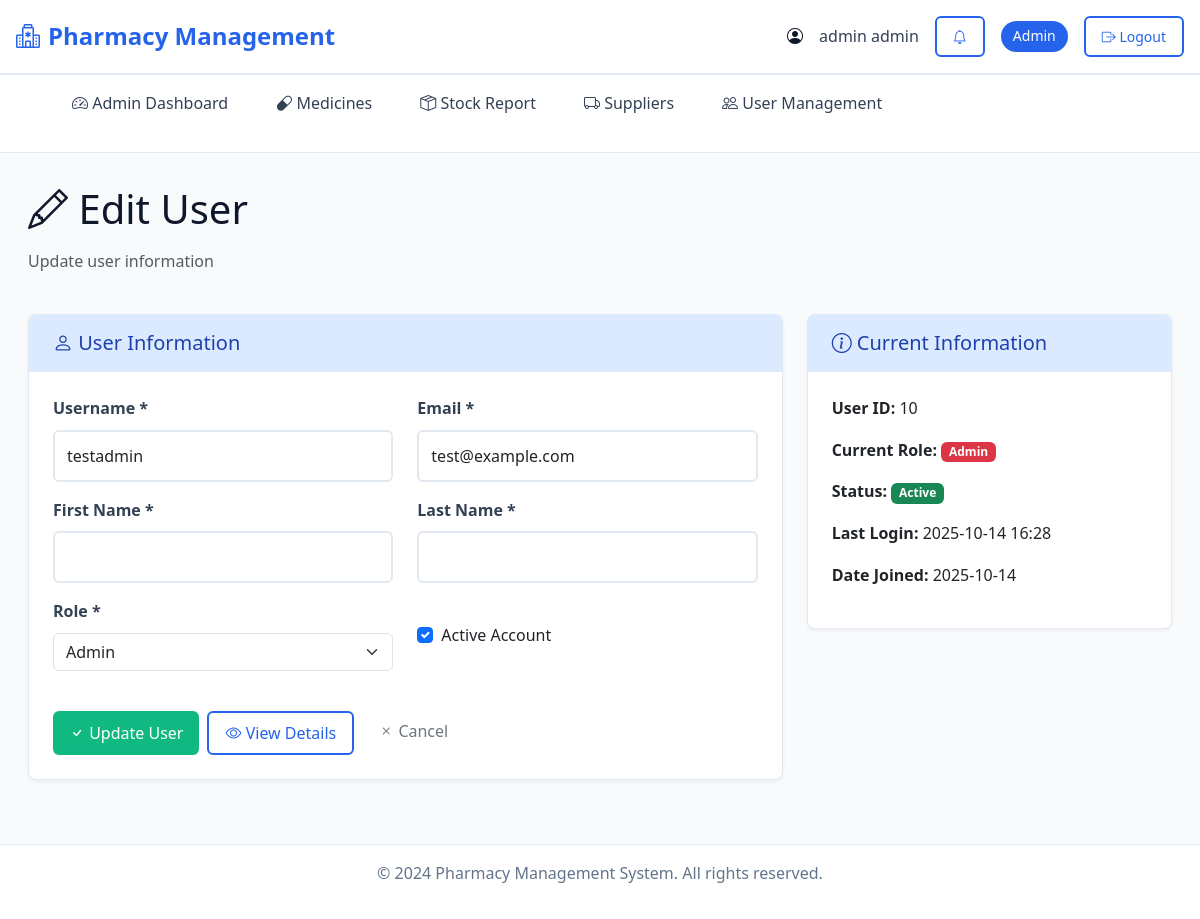
Screenshot of /user-management/users/edit/10/ (signed in) with the database file from the repository.
### pharmacy/models.py (models this page shows, shortened)
class User(AbstractUser):
    ROLE_CHOICES = [
        ('pharmacist', 'Pharmacist'),
        ('admin', 'Admin'),
        ('staff', 'Staff'),
    ]
    role = models.CharField(max_length=50, choices=ROLE_CHOICES)
    reset_token = models.CharField(max_length=100, blank=True, null=True)

### pharmacy/user_management.py (the view)
# urls.py: path('users/edit/<int:user_id>/', user_management.user_edit, name='user_edit'),
@admin_required
def user_edit(request, user_id):
    user = get_object_or_404(User, id=user_id)
    if request.method == "POST":
        form = UserEditForm(request.POST, instance=user)
        if form.is_valid():
            form.save()
            messages.success(request, 'User updated successfully!')
            return redirect('user_detail', user_id=user.id)
    else:
        form = UserEditForm(instance=user)
    return render(request, 'admin/users/user_edit.html', {
        'form': form,
        'user_obj': user,
    })

### pharmacy/forms.py
class UserEditForm(forms.ModelForm):
    role = forms.ChoiceField(
        choices=[
            ('admin', 'Admin'),
            ('pharmacist', 'Pharmacist'),
            ('staff', 'Staff'),
        ],
        required=True
    )
    class Meta:
        model = User
        fields = ('username', 'email', 'first_name', 'last_name', 'role', 'is_active')
    def __init__(self, *args, **kwargs):
        super().__init__(*args, **kwargs)
        self.fields['username'].widget.attrs.update({'class': 'form-control'})
        self.fields['email'].widget.attrs.update({'class': 'form-control'})
        self.fields['first_name'].widget.attrs.update({'class': 'form-control'})
        self.fields['last_name'].widget.attrs.update({'class': 'form-control'})
        self.fields['role'].widget.attrs.update({'class': 'form-select'})
        self.fields['is_active'].widget.attrs.update({'class': 'form-check-input'})

### templates/admin/users/user_edit.html (shortened to what this page needs)
{% extends 'admin/base.html' %}
{% block content %}
<div class="container-fluid">
    <div class="row mb-4">
        <div class="col-12">
            <h1 class="mb-3">
                <i class="bi bi-pencil"></i> Edit User
            </h1>
            <p class="text-muted">Update user information</p>
        </div>
    </div>
    <div class="row">
        <div class="col-lg-8">
            <div class="card">
                <div class="card-header">
                    <h5 class="mb-0">
                        <i class="bi bi-person"></i> User Information
                    </h5>
                </div>
                <div class="card-body">
                    <form method="post">
                        <div class="row">
                            <div class="col-md-6 mb-3">
                                <label for="{{ form.username.id_for_label }}" class="form-label">Username *</label>
                                {{ form.username }}
                            </div>
                            <div class="col-md-6 mb-3">
                                <label for="{{ form.email.id_for_label }}" class="form-label">Email *</label>
                                {{ form.email }}
                            </div>
                        </div>
                        <div class="row">
                            <div class="col-md-6 mb-3">
                                <label for="{{ form.first_name.id_for_label }}" class="form-label">First Name *</label>
                                {{ form.first_name }}
                            </div>
                            <div class="col-md-6 mb-3">
                                <label for="{{ form.last_name.id_for_label }}" class="form-label">Last Name *</label>
                                {{ form.last_name }}
                            </div>
                        </div>
                        <div class="row">
                            <div class="col-md-6 mb-3">
                                <label for="{{ form.role.id_for_label }}" class="form-label">Role *</label>
                                {{ form.role }}
                            </div>
                            <div class="col-md-6 mb-3">
                                <div class="form-check mt-4">
                                    {{ form.is_active }}
                                    <label class="form-check-label" for="{{ form.is_active.id_for_label }}">
                                        Active Account
                                    </label>
                                </div>
                            </div>
                        </div>
                        <div class="d-flex gap-2 mt-4">
                            <button type="submit" class="btn btn-success">
                                <i class="bi bi-check"></i> Update User
                            </button>
                            <a href="{% url 'user_detail' user_obj.id %}" class="btn btn-outline-primary">
                                <i class="bi bi-eye"></i> View Details
                            </a>
                            <a href="{% url 'user_list' %}" class="btn btn-outline-secondary">
                                <i class="bi bi-x"></i> Cancel
                            </a>
                        </div>
                    </form>
                </div>
            </div>
        </div>
        <div class="col-lg-4">
            <div class="card">
                <div class="card-header">
                    <h5 class="mb-0">
                        <i class="bi bi-info-circle"></i> Current Information
                    </h5>
                </div>
                <div class="card-body">
                    <div class="mb-3">
                        <strong>User ID:</strong> {{ user_obj.id }}
                    </div>
                    <div class="mb-3">
                        <strong>Current Role:</strong>
                        <span class="badge {% if user_obj.role == 'admin' %}bg-danger{% elif user_obj.role == 'pharmacist' %}bg-primary{% else %}bg-info{% endif %}">
                            {{ user_obj.get_role_display }}
                        </span>
                    </div>
                    <div class="mb-3">
                        <strong>Status:</strong>
                        {% if user_obj.is_active %}
                            <span class="badge bg-success">Active</span>
                        {% else %}
                            <span class="badge bg-secondary">Inactive</span>
                        {% endif %}
                    </div>
                    <div class="mb-3">
                        <strong>Last Login:</strong>
                        {% if user_obj.last_login %}
                            {{ user_obj.last_login|date:"Y-m-d H:i" }}
                        {% else %}
                            <span class="text-muted">Never</span>
                        {% endif %}
                    </div>
                    <div class="mb-3">
                        <strong>Date Joined:</strong> {{ user_obj.date_joined|date:"Y-m-d" }}
                    </div>
                </div>
            </div>
        </div>
    </div>
</div>
{% endblock %}

### templates/admin/base.html (shortened to what this page needs)
<!DOCTYPE html>
<html lang="en">
<head>
    <link href="https://cdn.jsdelivr.net/npm/bootstrap@5.3.2/dist/css/bootstrap.min.css" rel="stylesheet">
    <link href="https://cdn.jsdelivr.net/npm/bootstrap-icons@1.11.1/font/bootstrap-icons.min.css" rel="stylesheet">
</head>
<body>
    <header class="header">
        <div class="header-content">
            <a href="{% url 'index' %}" class="logo">
                <i class="bi bi-hospital"></i>
                Pharmacy Management
            </a>
            <div class="user-info">
                <i class="bi bi-person-circle"></i>
                {% if user.is_authenticated %}
                    <span class="user-name">{{ user.get_full_name|default:user.username }}</span>
                        <a href="{% url 'admin_notifications' %}" class="btn btn-outline-primary btn-sm" title="Notifications">
                            <i class="bi bi-bell"></i>
                        </a>
                    <span class="user-role">{{ user.get_role_display|default:user.role|title }}</span>
                    <a href="{% url 'logout' %}" class="btn btn-outline-primary btn-sm">
                        <i class="bi bi-box-arrow-right"></i> Logout
                    </a>
                {% endif %}
            </div>
        </div>
    </header>
    {% if user.is_authenticated %}
    <nav class="nav-container">
        <div class="nav">
            <ul class="nav-list">
                {% if user.role == 'admin' %}
                    <li class="nav-item">
                        <a href="{% url 'index' %}" class="nav-link {% if request.resolver_match.url_name == 'index' %}active{% endif %}">
                            <i class="bi bi-speedometer2"></i> Admin Dashboard
                        </a>
                    </li>
                    <li class="nav-item">
                        <a href="{% url 'list_medicine' %}" class="nav-link">
                            <i class="bi bi-capsule"></i> Medicines
                        </a>
                    </li>
                    <li class="nav-item">
                        <a href="{% url 'stock_report' %}" class="nav-link">
                            <i class="bi bi-box-seam"></i> Stock Report
                        </a>
                    </li>
                    <li class="nav-item">
                        <a href="{% url 'list_supplier' %}" class="nav-link">
                            <i class="bi bi-truck"></i> Suppliers
                        </a>
                    </li>
                    <li class="nav-item">
                        <a href="{% url 'user_list' %}" class="nav-link">
                            <i class="bi bi-people"></i> User Management
                        </a>
                    </li>
                {% endif %}
            </ul>
        </div>
    </nav>
    {% endif %}
    <main class="main-content">
        {% block content %}{% endblock %}
    </main>
    <footer class="footer">
        <p>&copy; 2024 Pharmacy Management System. All rights reserved.</p>
    </footer>
</body>
</html>

### templates/admin/base.html (style rules this page uses)
:root { --primary-blue: #2563eb; --light-blue: #dbeafe; --dark-blue: #1e40af; --white: #ffffff; --light-gray: #f8fafc; --gray: #64748b; --dark-gray: #334155; --black: #0f172a; --border-color: #e2e8f0; --success: #10b981; --warning: #f59e0b; --danger: #ef4444; }
* { margin: 0; padding: 0; box-sizing: border-box; }
body { font-family: 'Segoe UI', Tahoma, Geneva, Verdana, sans-serif; background-color: var(--light-gray); color: var(--black); line-height: 1.6; }
.header { background-color: var(--white); border-bottom: 2px solid var(--border-color); padding: 1rem 0; box-shadow: 0 2px 4px rgba(0,0,0,0.1); }
.header-content { display: flex; justify-content: space-between; align-items: center; max-width: 1200px; margin: 0 auto; padding: 0 1rem; }
.logo { display: flex; align-items: center; gap: 0.5rem; color: var(--primary-blue); font-weight: bold; font-size: 1.5rem; text-decoration: none; }
.user-info { display: flex; align-items: center; gap: 1rem; }
.user-name { color: var(--dark-gray); font-weight: 500; }
.user-role { background-color: var(--primary-blue); color: var(--white); padding: 0.25rem 0.75rem; border-radius: 1rem; font-size: 0.875rem; font-weight: 500; }
.nav-container { background-color: var(--white); border-bottom: 1px solid var(--border-color); }
.nav { max-width: 1200px; margin: 0 auto; padding: 0 1rem; }
.nav-list { display: flex; list-style: none; gap: 0; }
.nav-item { margin: 0; }
.nav-link { display: block; padding: 1rem 1.5rem; color: var(--dark-gray); text-decoration: none; font-weight: 500; border-bottom: 3px solid transparent; transition: all 0.3s ease; }
.main-content { max-width: 1200px; margin: 0 auto; padding: 2rem 1rem; min-height: calc(100vh - 200px); }
.card { background-color: var(--white); border: 1px solid var(--border-color); border-radius: 8px; box-shadow: 0 2px 4px rgba(0,0,0,0.05); transition: box-shadow 0.3s ease; }
.card-header { background-color: var(--light-blue); border-bottom: 1px solid var(--border-color); padding: 1rem 1.5rem; font-weight: 600; color: var(--dark-blue); }
.card-body { padding: 1.5rem; }
.btn { border-radius: 6px; font-weight: 500; padding: 0.5rem 1rem; border: none; transition: all 0.3s ease; text-decoration: none; display: inline-block; }
.btn-success { background-color: var(--success); color: var(--white); }
.btn-outline-primary { background-color: transparent; color: var(--primary-blue); border: 2px solid var(--primary-blue); }
.form-control { border: 2px solid var(--border-color); border-radius: 6px; padding: 0.75rem; transition: border-color 0.3s ease; }
.form-label { font-weight: 600; color: var(--dark-gray); margin-bottom: 0.5rem; }
.footer { background-color: var(--white); border-top: 1px solid var(--border-color); padding: 1rem 0; text-align: center; color: var(--gray); margin-top: 2rem; }

### rows the page displays
User: get_full_name "admin admin", role "Admin"
User: username "testadmin", email "test@example.com", role "Admin", is_active "☑", id "10", last_login "2025-10-14 16:28", date_joined "2025-10-14"
